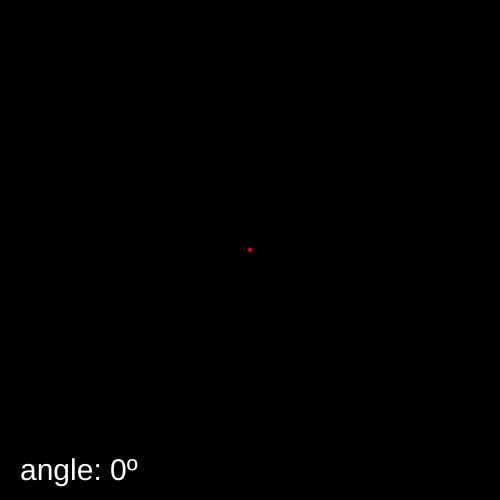
Frame 1 (no input)
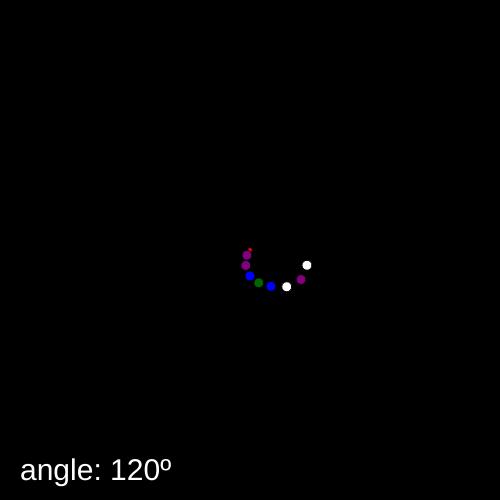
Frame 60 (no input)
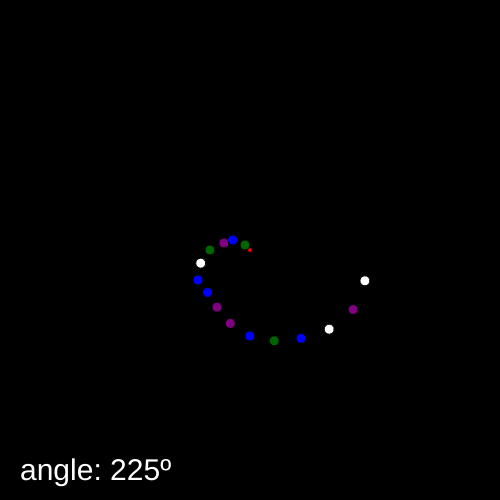
Frame 120 (the mouse pressed at the canvas centre since frame 60)

The p5.js sketch that drew these frames (run headless with seeded random() and noise() and a simulated clock; from frame 60 on, the mouse is pressed at the canvas centre):

// p5.js sketch
// ── sketch.js
let screenSize = {
	width: 500,
	height: 500
};

let angle = 0;
let balls = [];
let colors = [
	'purple',
	'blue',
	'white',
	'darkgreen'
];

function setup() {
	createCanvas(screenSize.width, screenSize.height);

	textSize(30);

	setInterval(insertBall, 50);
}

function draw() {
	clear(0, 0, screenSize.width, screenSize.height);
	background('black');

	fill('red');
	ellipse(screenSize.width / 2, screenSize.height / 2, 5, 5);


	balls.forEach(function (ball) {
		if (ball.active) {
			ball.x += ball.xDirection;
			ball.y += ball.yDirection;

			fill(ball.color);
			ellipse(ball.x, ball.y, 10, 10);

			if(isOutsideScreen(ball)) {
				ball.active = false;
			}
		}
	});

	fill('white');
	text(`angle: ${angle}º`, 20, 480);
}

function insertBall() {
	angle = (angle + 15) % 360;

	let currentRadians = radians(angle);

	let currentCos = cos(currentRadians);
	let currentSin = sin(currentRadians);

	const colorIndex = int(random(0, colors.length));
	const currentColor = colors[colorIndex];

	let ball = {
		active: true,
		color: currentColor,
		width: screenSize.width / 2,
		height: screenSize.height / 2,
		x: 250,
		y: 250,
		xDirection: currentCos,
		yDirection: currentSin
	};

	balls.push(ball);
}

function isOutsideScreen(ball) {
	let outsideInX = ball.x > 550 || ball.x < -50;
	let outsideInY = ball.y > 550 || ball.y < -50;

	return outsideInX || outsideInY;
}
